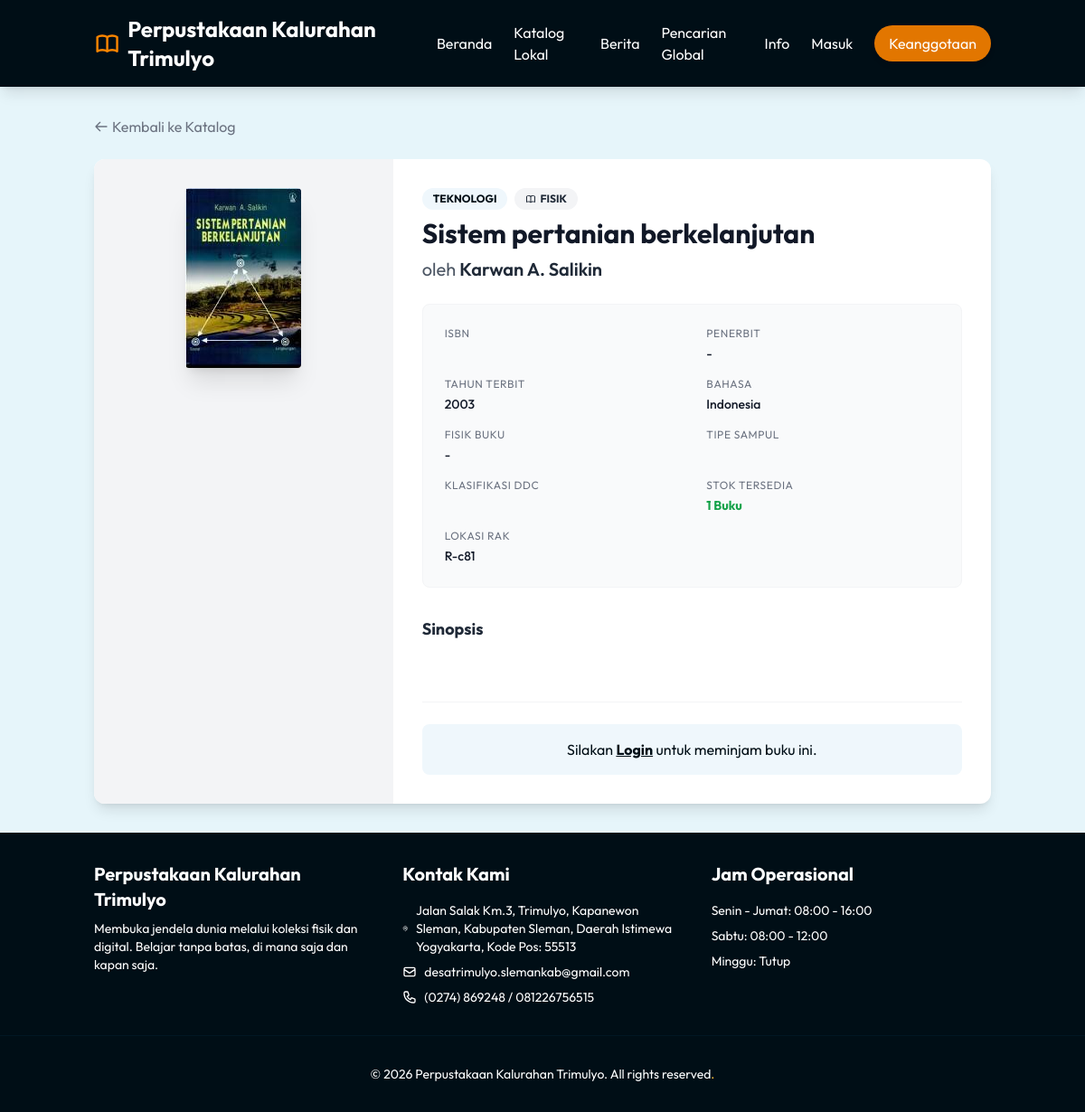
Screenshot of /detail.php?id=2 with the database file from the repository.
### tables this page shows
CREATE TABLE `settings` (
  `id` int(11) NOT NULL AUTO_INCREMENT,
  `key_name` varchar(100) NOT NULL,
  `value` text DEFAULT NULL,
  `updated_at` timestamp NOT NULL DEFAULT current_timestamp() ON UPDATE current_timestamp(),
  PRIMARY KEY (`id`),
  UNIQUE KEY `key_name` (`key_name`)
);

CREATE TABLE `books` (
  `id` int(11) NOT NULL AUTO_INCREMENT,
  `title` varchar(255) NOT NULL,
  `author` varchar(255) NOT NULL,
  `translator` varchar(255) DEFAULT NULL,
  `publisher` varchar(255) DEFAULT NULL,
  `publish_location` varchar(255) DEFAULT NULL,
  `year` int(11) DEFAULT NULL,
  `isbn` varchar(64) DEFAULT NULL,
  `language` varchar(16) DEFAULT NULL,
  `pages` int(11) DEFAULT NULL,
  `dimensions` varchar(64) DEFAULT NULL,
  `cover_type` varchar(64) DEFAULT NULL,
  `ddc_code` varchar(64) DEFAULT NULL,
  `subjects` text DEFAULT NULL,
  `synopsis` text DEFAULT NULL,
  `cover_image` varchar(255) DEFAULT NULL,
  `file_path` varchar(255) DEFAULT NULL,
  `type` enum('physical','digital') DEFAULT 'physical',
  `stock` int(11) DEFAULT 0,
  `category_id` int(11) DEFAULT NULL,
  `created_at` timestamp NOT NULL DEFAULT current_timestamp(),
  PRIMARY KEY (`id`),
  KEY `fk_books_category` (`category_id`),
  CONSTRAINT `fk_books_category` FOREIGN KEY (`category_id`) REFERENCES `categories` (`id`) ON DELETE SET NULL
);

CREATE TABLE `categories` (
  `id` int(11) NOT NULL AUTO_INCREMENT,
  `name` varchar(100) NOT NULL,
  `created_at` timestamp NOT NULL DEFAULT current_timestamp(),
  PRIMARY KEY (`id`)
);

### includes/functions.php (called while the page is built, shortened)
<?php
function getSetting($pdo, $key, $default = '') {
    try {
        $stmt = $pdo->prepare("SELECT value FROM settings WHERE key_name = ?");
        $stmt->execute([$key]);
        $result = $stmt->fetchColumn();
        return $result !== false ? $result : $default;
    } catch (PDOException $e) {
        return $default;
    }
}
?>

### detail.php (the view, shortened to what this page needs)
<?php
require_once 'config/database.php';
require_once 'includes/functions.php';
require_once 'includes/header.php';
$id = isset($_GET['id']) ? (int)$_GET['id'] : 0;
$stmt = $pdo->prepare("SELECT books.*, categories.name as category_name FROM books LEFT JOIN categories ON books.category_id = categories.id WHERE books.id = ?");
$stmt->execute([$id]);
$book = $stmt->fetch();
?>
<div class="container mx-auto px-4 py-8">
    <div class="mb-6">
        <a href="catalog.php" class="text-gray-500 hover:text-mauve-900 flex items-center">
            <svg class="w-4 h-4 mr-1" fill="none" stroke="currentColor" viewBox="0 0 24 24"><path stroke-linecap="round" stroke-linejoin="round" stroke-width="2" d="M10 19l-7-7m0 0l7-7m-7 7h18"></path></svg>
            Kembali ke Katalog
        </a>
    </div>
    <div class="bg-white rounded-xl shadow-lg overflow-hidden">
        <div class="md:flex">
            <div class="md:w-1/3 bg-gray-100 p-8 flex items-start justify-center relative overflow-hidden">
                <?php if ($book['cover_image']): ?>
                    <img src="uploads/covers/<?= htmlspecialchars($book['cover_image']) ?>" alt="<?= htmlspecialchars($book['title']) ?>" class="shadow-xl rounded max-w-full h-auto object-contain" style="max-height: 400px;">
                <?php endif; ?>
            </div>
            <div class="md:w-2/3 p-8">
                <div class="flex items-center space-x-2 mb-2">
                    <span class="px-3 py-1 bg-icy_blue-100 text-mauve-900 text-xs font-bold rounded-full uppercase"><?= $book['category_name'] ? htmlspecialchars($book['category_name']) : 'Umum' ?></span>
                    <?php if ($book['type'] == 'digital'): ?>
                        <span class="px-3 py-1 bg-green-100 text-green-800 text-xs font-bold rounded-full uppercase flex items-center">
                            <svg class="w-3 h-3 mr-1" fill="none" stroke="currentColor" viewBox="0 0 24 24"><path stroke-linecap="round" stroke-linejoin="round" stroke-width="2" d="M9 12h6m-6 4h6m2 5H7a2 2 0 01-2-2V5a2 2 0 012-2h5.586a1 1 0 01.707.293l5.414 5.414a1 1 0 01.293.707V19a2 2 0 01-2 2z"></path></svg>
                            Digital (PDF)
                        </span>
                    <?php else: ?>
                        <span class="px-3 py-1 bg-gray-100 text-gray-800 text-xs font-bold rounded-full uppercase flex items-center">
                            Fisik
                        </span>
                    <?php endif; ?>
                </div>
                <h1 class="text-3xl font-bold text-gray-900 mb-2"><?= htmlspecialchars($book['title']) ?></h1>
                <p class="text-xl text-gray-600 mb-6">
                    oleh <span class="font-semibold text-gray-800"><?= htmlspecialchars($book['author']) ?></span>
                </p>
                <div class="bg-gray-50 rounded-lg p-6 mb-8 text-sm border border-gray-100">
                    <div class="grid grid-cols-1 md:grid-cols-2 gap-y-4 gap-x-8">
                        <div>
                            <span class="block text-gray-500 text-xs uppercase tracking-wider mb-1">ISBN</span>
                        </div>
                        <div>
                            <span class="block text-gray-500 text-xs uppercase tracking-wider mb-1">Penerbit</span>
                            <span class="font-medium text-gray-900">
                                <?= htmlspecialchars($book['publisher'] ?? '-') ?>
                            </span>
                        </div>
                        <div>
                            <span class="block text-gray-500 text-xs uppercase tracking-wider mb-1">Tahun Terbit</span>
                            <span class="font-medium text-gray-900"><?= htmlspecialchars($book['year'] ?? '-') ?></span>
                        </div>
                        <div>
                            <span class="block text-gray-500 text-xs uppercase tracking-wider mb-1">Bahasa</span>
                            <span class="font-medium text-gray-900">
                                <?php
                                    $langs = ['id' => 'Indonesia', 'en' => 'Inggris', 'jp' => 'Jepang', 'ar' => 'Arab', 'other' => 'Lainnya'];
                                    echo isset($langs[$book['language']]) ? $langs[$book['language']] : $book['language'];
                                ?>
                            </span>
                        </div>
                        <?php if ($book['type'] == 'physical'): ?>
                            <div>
                                <span class="block text-gray-500 text-xs uppercase tracking-wider mb-1">Fisik Buku</span>
                                <span class="font-medium text-gray-900">
                                    <?= $book['pages'] ? $book['pages'] . ' Halaman' : '-' ?>
                                </span>
                            </div>
                            <div>
                                <span class="block text-gray-500 text-xs uppercase tracking-wider mb-1">Tipe Sampul</span>
                            </div>
                        <?php endif; ?>
                        <div>
                            <span class="block text-gray-500 text-xs uppercase tracking-wider mb-1">Klasifikasi DDC</span>
                        </div>
                        <?php if ($book['type'] == 'physical'): ?>
                            <div>
                                <span class="block text-gray-500 text-xs uppercase tracking-wider mb-1">Stok Tersedia</span>
                                <?php if ((int)$book['stock'] > 0): ?>
                                    <span class="font-bold text-green-600"><?= (int)$book['stock'] ?> Buku</span>
                                <?php else: ?>
                                    <span class="font-bold text-red-600">Sedang Dipinjam (Stok Habis)</span>
                                <?php endif; ?>
                            </div>
                            <div>
                                <span class="block text-gray-500 text-xs uppercase tracking-wider mb-1">Lokasi Rak</span>
                                <span class="font-medium text-gray-900">R-<?= substr(md5($book['id']), 0, 3) ?></span>
                            </div>
                        <?php endif; ?>
                    </div>
                </div>
                <div class="mb-8">
                    <h3 class="font-bold text-lg mb-2">Sinopsis</h3>
                    <p class="text-gray-700 leading-relaxed whitespace-pre-line">
                    </p>
                </div>
                <?php if ($book['type'] == 'physical'): ?>
                    <div class="mt-6 border-t border-gray-100 pt-6">
                        <?php if (!isset($_SESSION['member_id'])): ?>
                            <div class="bg-icy_blue-100 text-mauve-900 p-4 rounded-lg text-center">
                                <p>Silakan <a href="login.php" class="font-bold underline hover:text-frosted_mint-800">Login</a> untuk meminjam buku ini.</p>
                            </div>
                        <?php else: ?>
                            <div class="bg-red-50 text-red-800 p-4 rounded-lg shadow-sm">
                                <span class="font-bold">Stok Habis.</span> Buku ini sedang tidak tersedia untuk dipinjam.
                            </div>
                        <?php endif; ?>
                    </div>
                <?php endif; ?>
            </div>
        </div>
    </div>
</div>
<?php require_once 'includes/footer.php'; ?>

### includes/header.php (shortened to what this page needs)
<?php
$site_name = function_exists('getSetting') && isset($pdo) ? getSetting($pdo, 'library_name', 'Perpustakaan Hybrid') : 'Perpustakaan Hybrid';
$logo_mode = function_exists('getSetting') && isset($pdo) ? getSetting($pdo, 'logo_display_mode', 'logo_text') : 'logo_text';
?>
<!DOCTYPE html>
<html lang="id">
<head>
    <script src="https://cdn.tailwindcss.com"></script>
</head>
<body class="bg-frosted_mint-100 text-gray-800 flex flex-col min-h-screen pb-16 md:pb-0">
    <nav class="bg-mauve-900 text-white shadow-lg">
        <div class="container mx-auto px-4">
            <div class="flex justify-between items-center py-4">
                <a href="<?= BASE_URL ?>index.php" class="text-2xl font-bold flex items-center space-x-2">
                    <?php if ($logo_mode !== 'logo_only'): ?>
                        <span><?= htmlspecialchars($site_name) ?></span>
                    <?php endif; ?>
                </a>
                <div class="hidden md:flex space-x-6 items-center">
                    <a href="<?= BASE_URL ?>index.php" class="hover:text-lemon_chiffon-400 transition">Beranda</a>
                    <a href="<?= BASE_URL ?>catalog.php" class="hover:text-lemon_chiffon-400 transition">Katalog Lokal</a>
                    <a href="<?= BASE_URL ?>news.php" class="hover:text-lemon_chiffon-400 transition">Berita</a>
                    <a href="<?= BASE_URL ?>search_global.php" class="hover:text-lemon_chiffon-400 transition">Pencarian Global</a>
                    <a href="<?= BASE_URL ?>info.php" class="hover:text-lemon_chiffon-400 transition">Info</a>
                    <?php if (isset($_SESSION['member_id'])): ?>
                        <a href="<?= BASE_URL ?>member/index.php" class="hover:text-lemon_chiffon-400 transition font-bold">Dashboard</a>
                        <a href="<?= BASE_URL ?>logout.php" class="bg-red-500 hover:bg-red-600 text-white px-4 py-2 rounded-full transition shadow-md">Keluar</a>
                    <?php else: ?>
                        <a href="<?= BASE_URL ?>login.php" class="hover:text-lemon_chiffon-400 transition">Masuk</a>
                        <a href="<?= BASE_URL ?>register.php" class="bg-baby_pink-600 hover:bg-baby_pink-700 text-white px-4 py-2 rounded-full transition shadow-md">Keanggotaan</a>
                    <?php endif; ?>
                </div>
            </div>
        </div>
    </nav>
    <main class="flex-grow">

### includes/footer.php (shortened to what this page needs)
    </main>
    <?php
    $footer_name = isset($site_name) ? $site_name : (function_exists('getSetting') && isset($pdo) ? getSetting($pdo, 'library_name', 'Perpustakaan Hybrid') : 'Perpustakaan Hybrid');
    $footer_addr = function_exists('getSetting') && isset($pdo) ? getSetting($pdo, 'library_address', 'Kalurahan Trimulyo, Sleman, Daerah Istimewa Yogyakarta') : 'Kalurahan Trimulyo, Sleman, Daerah Istimewa Yogyakarta';
    $footer_email = function_exists('getSetting') && isset($pdo) ? getSetting($pdo, 'library_email', '') : '';
    $footer_phone = function_exists('getSetting') && isset($pdo) ? getSetting($pdo, 'library_phone', '') : '';
    ?>
    <footer class="bg-mauve-900 text-white py-8">
        <div class="container mx-auto px-4 grid md:grid-cols-3 gap-8">
            <div>
                <div class="flex items-start gap-4">
                    <div>
                        <h3 class="text-xl font-bold text-white mb-2"><?= htmlspecialchars($footer_name) ?></h3>
                        <p class="text-sm">
                            Membuka jendela dunia melalui koleksi fisik dan digital.
                            Belajar tanpa batas, di mana saja dan kapan saja.
                        </p>
                    </div>
                </div>
            </div>
            <div>
                <h3 class="text-xl font-bold text-white mb-4">Kontak Kami</h3>
                <ul class="space-y-2 text-sm">
                    <li class="flex items-center">
                        <?= htmlspecialchars($footer_addr) ?>
                    </li>
                    <li class="flex items-center">
                        <svg class="h-4 w-4 mr-2" fill="none" viewBox="0 0 24 24" stroke="currentColor"><path stroke-linecap="round" stroke-linejoin="round" stroke-width="2" d="M3 8l7.89 5.26a2 2 0 002.22 0L21 8M5 19h14a2 2 0 002-2V7a2 2 0 00-2-2H5a2 2 0 00-2 2v10a2 2 0 002 2z" /></svg>
                        <?= htmlspecialchars($footer_email) ?>
                    </li>
                    <li class="flex items-center">
                        <?= htmlspecialchars($footer_phone) ?>
                    </li>
                </ul>
            </div>
            <div>
                <h3 class="text-xl font-bold text-white mb-4">Jam Operasional</h3>
                <ul class="space-y-2 text-sm">
                    <li>Senin - Jumat: 08:00 - 16:00</li>
                    <li>Sabtu: 08:00 - 12:00</li>
                    <li>Minggu: Tutup</li>
                </ul>
            </div>
        </div>
        <div class="text-center text-sm mt-8 pt-8 border-t border-mauve-800">
            &copy; <?php echo date('Y'); ?> <?= htmlspecialchars($footer_name) ?>. All rights reserved<a href="<?= BASE_URL ?>admin/index.php" class="text-lemon_chiffon-400 hover:text-lemon_chiffon-300">.</a>
        </div>
    </footer>
</body>
</html>

### includes/header.php (style rules this page uses)
body { font-family: 'Outfit', sans-serif; }

### rows the page displays
settings: value "Perpustakaan Kalurahan Trimulyo"
books: cover_image (picture), category.name "TEKNOLOGI", title "Sistem pertanian berkelanjutan", author "Karwan A. Salikin", publisher "-", year "2003", language "Indonesia", stock "1", id "c81"
settings: value "Jalan Salak Km.3, Trimulyo, Kapanewon Sleman, Kabupaten Sleman, Daerah Istimewa Yogyakarta, Kode Pos: 55513"
settings: value "desatrimulyo.slemankab@gmail.com"
settings: value "(0274) 869248 / 081226756515"
